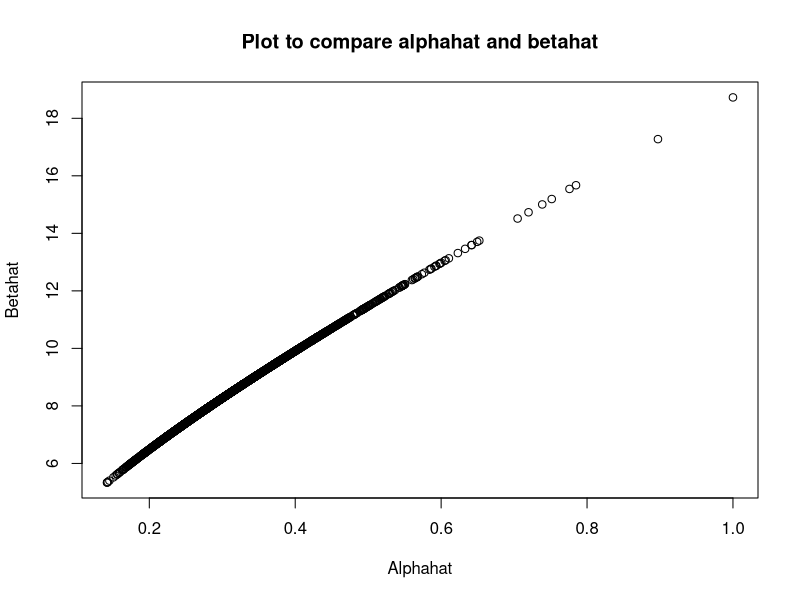

Reproduce this figure in R.
## ---- chunk 1
knitr::opts_chunk$set(echo = TRUE)
## ---- chunk 2
xbar<-rep(0, 2000); x2bar<-rep(0, 2000)
for(i in 1:2000){x<-rgamma(500, 0.19, 5.18);
  xbar[i]<-mean(x); x2bar[i]<-mean(x^2)}
betahat<-xbar/(x2bar[i]-(xbar)^2)
alphahat<-betahat*xbar
plot(alphahat, betahat, xlab = "Alphahat", ylab = "Betahat", main = "Plot to compare alphahat and betahat")
